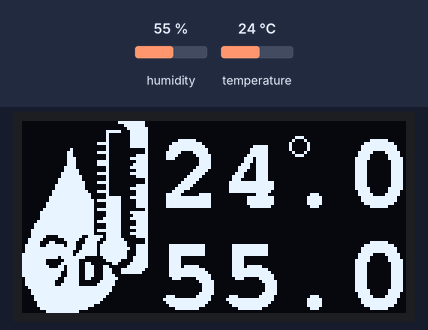
The sketch below on a simulated ESP32. On the bench: 128×64 one-colour display. The inputs (shaded band) are chosen by the test bench; at power-on: humidity 55 %, temperature 24 °C.

Above: at 2.7 s.
2.8 s: humidity set to 22 %
At 4.5 s:
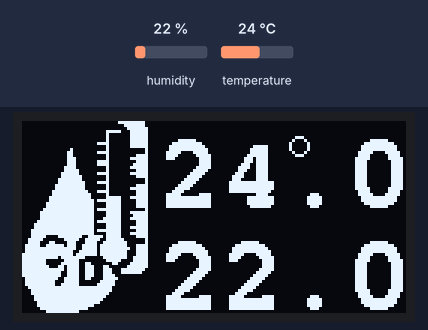
5.6 s: temperature set to 12 °C
At 7.0 s:
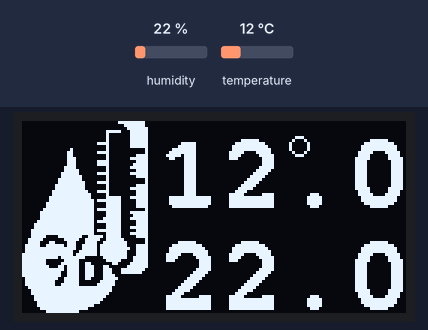
8.4 s: humidity set to 40 %
At 10.9 s:
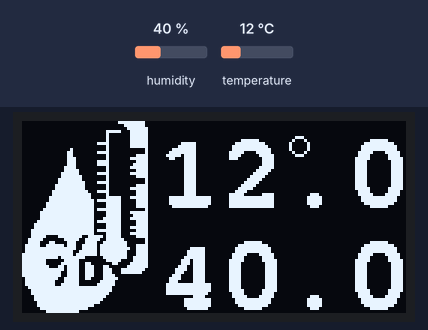
11.5 s: temperature set to 19 °C
At 13.5 s:
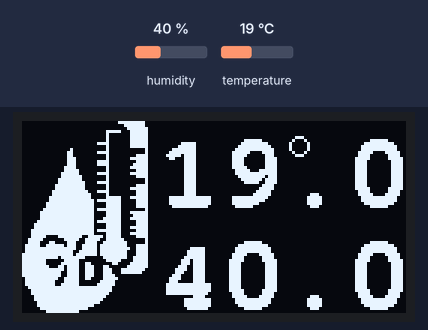
Timing chart, 0 to 15.0 s (numbered marks = the images above; inputs shaded):
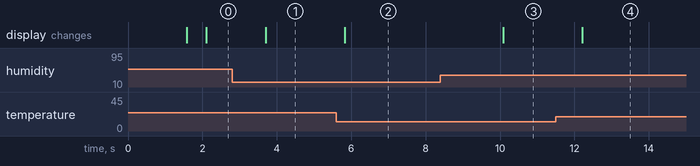

The sketch:

OledDisplay.ino
```cpp
/*****************************************************
 * OledDisplay.ino
 * 目的:
 *  測試OLED顯示模組功能
 * 方法:
 *  OLED顯示模組 + 溫濕度感測器
 * 步驟:
 *  直接執行程式
 * 結果:
 *  觀察OLED顯示模組的溫溼度值(每1.5秒更新一次)
*****************************************************/

//掛載OLED顯示模組函式庫
#include <SPI.h>
#include <Wire.h>
#include <Adafruit_GFX.h>
#include <Adafruit_SSD1306.h>
#include <Fonts/FreeMonoBold18pt7b.h>

//掛載預先轉換好的溫溼度圖形
#include "logobmp.h"

//掛載溫濕度感測器函式庫
#include "DHT.h"

#define dhtPin  26          //定義溫濕度感測器腳位連接至26腳
#define dhtType DHT11       //定義溫濕度感測器型別

#define OLED_RESET     4    //定義OLED顯示模組重置腳位連接至4腳
#define SCREEN_ADDRESS 0x3C //定義OLED顯示模組位址
#define SCREEN_WIDTH 128    //定義OLED顯示模組畫面寬度(pixels)
#define SCREEN_HEIGHT 64    //定義OLED顯示模組畫面高度(pixels)

//宣告OLED物件
Adafruit_SSD1306 display(SCREEN_WIDTH, SCREEN_HEIGHT, &Wire, OLED_RESET);

//宣告溫濕度感測器物件
DHT dht(dhtPin, dhtType);


/************************* 初始設定 *********************/
void setup()
{
  Serial.begin(9600);

  dht.begin();//溫濕度感測器初始化

  //OLED顯示模組初始化
  if(!display.begin(SSD1306_SWITCHCAPVCC, SCREEN_ADDRESS))
  {
    Serial.println(F("SSD1306 allocation failed"));
    for(;;);
  }

  display.clearDisplay();//清除OLED顯示模組畫面
  printText();           //OLED模組顯示文字
  delay(1500);           //延遲1.5秒
}

/************************* 主程式 ***********************/
float h,t;
void loop()
{
  h = dht.readHumidity();   //讀取濕度值
  t = dht.readTemperature();//讀取溫度值(攝氏)

  //若溫度濕度值,其中一個為無效值,則輸出錯誤訊息
  if (isnan(h) || isnan(t))
  {
    Serial.println("Failed to read from DHT sensor!");
    return;
  }

  //OLED模組動態更新溫度濕度值
  showBitmap();          //OLED模組顯示溫濕度圖形
  printText();           //OLED模組顯示文字(溫濕度值)
  display.display();     //OLED模組顯示畫面
  delay(500);            //延遲0.5秒
  display.clearDisplay();//OLED模組清除畫面
}

/*********** OLED模組文字顯示函數 ****************************/
void printText()
{
  display.setFont(&FreeMonoBold18pt7b);
  display.setTextColor(WHITE);
  display.setCursor(45, 28);
  display.print(t);
  display.setCursor(100, 27);
  display.drawCircle(92, 8, 3, WHITE);
  display.setCursor(45, 62);
  display.print(h);
  display.print("%");
}

/*********** OLED模組圖形顯示函數 ****************************/
void showBitmap(void)
{
  display.drawBitmap(0, 0, logo_bmp, bitmap_height, bitmap_width, WHITE);
}
```

Source omitted: logobmp.h (data table, 6376 bytes)

Measured:
- after the input at 2.8 s, the display: changes after 0.90 s (image 1)
- after the input at 5.6 s, the display: changes after 0.23 s (image 2)
- after the input at 8.4 s, the display: changes after 1.7 s (image 3)
- after the input at 11.5 s, the display: changes after 0.71 s (image 4)
